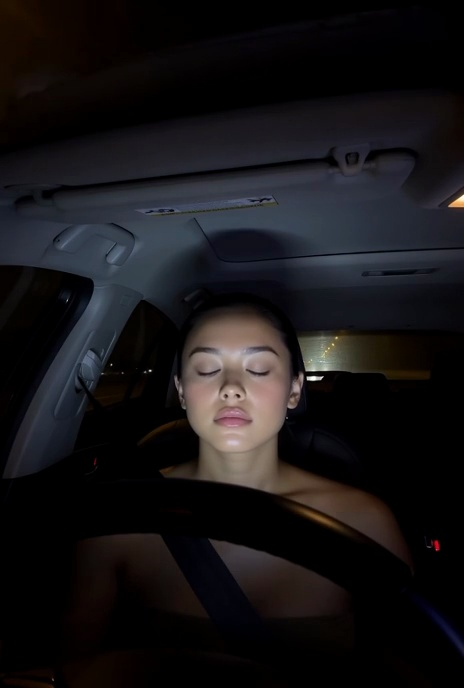
#> input picture Simuletic_DMS_Dataset/images/driver_full_sleep2_f10.jpg, 464 x 688 px
$ python -i eyes.py   (imports and definitions only)
#> lines starting #> are read from the running program, lines starting #| are printed output that depends on the picture
#> further down, picture is the input picture: shape (688, 464, 3); mean B, G, R 22.3, 20.5, 22.4
"""Live eye-state estimate for the dashboard: OpenCV Haar cascades + PERCLOS.

This is a DEMO tracker, not the trained model. It finds the largest face,
looks for eyes in the upper half of it, and calls the eyes "closed" when
none are found (the eye cascade rarely fires on a closed eye). Glasses,
side lighting and head turns all fool it; it is good enough to show the
live loop and to collect labelled frames for training the real model
(Raspberry/training).

PERCLOS is the fraction of time the eyes were closed over a sliding window.
The eye score sent to the ESP32 is 100 x (1 - PERCLOS): 100 = eyes open the
whole window, 0 = closed the whole window. The ESP32 maps that into its
alert score (alertness.h: 0.7 x eye + 0.3 x driving).

Pure parts (PerclosWindow, eye_score) need no OpenCV and are unit-tested.
"""

from __future__ import annotations

import collections
import logging
from dataclasses import dataclass, field
from pathlib import Path
from typing import Optional

log = logging.getLogger(__name__)

OPEN, CLOSED, NO_FACE = "open", "closed", "no_face"


# --------------------------------------------------------------------- pure
class PerclosWindow:
    """Time-weighted fraction of a sliding window spent with eyes closed.

    Samples without a face are ignored rather than counted as open or closed:
    looking away from the camera is not evidence either way.
    """

    def __init__(self, window_s: float = 10.0):
        self.window_s = window_s
        self._samples: collections.deque[tuple[float, bool]] = collections.deque()
        self._closed_since: Optional[float] = None

    def add(self, t: float, state: str) -> None:
        if state == NO_FACE:
            self._closed_since = None
        else:
            closed = state == CLOSED
            self._samples.append((t, closed))
            if closed and self._closed_since is None:
                self._closed_since = t
            elif not closed:
                self._closed_since = None
        while self._samples and t - self._samples[0][0] > self.window_s:
            self._samples.popleft()

    def perclos(self) -> Optional[float]:
        """0.0-1.0, or None when the window holds no face samples."""
        if not self._samples:
            return None
        return sum(c for _, c in self._samples) / len(self._samples)

    def closed_for(self, now: float) -> float:
        """Seconds the eyes have been continuously closed (0 if open)."""
        return 0.0 if self._closed_since is None else now - self._closed_since

    def coverage(self, now: float) -> float:
        """Seconds of the window that hold samples (for 'warming up')."""
        if not self._samples:
            return 0.0
        return min(self.window_s, now - self._samples[0][0])


def eye_score(perclos: Optional[float]) -> Optional[int]:
    """Eye score for the ESP32 (EYE:<n>): 100 = fully alert, 0 = eyes shut."""
    if perclos is None:
        return None
    return max(0, min(100, round(100 * (1.0 - perclos))))


# --------------------------------------------------------------- detection
Box = tuple[int, int, int, int]   # x, y, w, h in full-frame pixels


@dataclass
class EyeObservation:
    state: str
    face: Optional[Box] = None
    eyes: list[Box] = field(default_factory=list)


def _cascade_dirs() -> list[Path]:
    dirs = []
    try:
        import cv2
        if hasattr(cv2, "data"):
            dirs.append(Path(cv2.data.haarcascades))
    except ImportError:
        pass
    # Raspberry Pi OS python3-opencv (apt) has no cv2.data
    dirs += [Path("/usr/share/opencv4/haarcascades"), Path("/usr/share/opencv/haarcascades")]
    return dirs


def _load_cascade(name: str):
#> called with name = 'haarcascade_frontalface_default.xml'
    import cv2
    for d in _cascade_dirs():
        p = d / name
        if p.exists():
            c = cv2.CascadeClassifier(str(p))
            if not c.empty():
                return c
    raise FileNotFoundError(f"OpenCV cascade {name} not found in {[str(d) for d in _cascade_dirs()]}")


class EyeTracker:
    """Largest face, then eyes in its upper half. Works on BGR or RGB frames."""

    def __init__(self, work_width: int = 320, closed_frames: int = 2):
        import cv2
        self._cv2 = cv2
        self.work_width = work_width
        # Debounce: one missed detection is noise; N in a row is a closed eye.
        self.closed_frames = closed_frames
        self._misses = 0
        self._face = _load_cascade("haarcascade_frontalface_default.xml")
        # The eyeglasses variant copes better with glasses and is no slower.
        self._eye = _load_cascade("haarcascade_eye_tree_eyeglasses.xml")

    def process(self, frame) -> EyeObservation:
        cv2 = self._cv2
        h, w = frame.shape[:2]
#> h = 688; w = 464
        scale = self.work_width / float(w) if w > self.work_width else 1.0
#> scale = 0.69
        small = cv2.resize(frame, (int(w * scale), int(h * scale))) if scale != 1.0 else frame
        gray = cv2.cvtColor(small, cv2.COLOR_BGR2GRAY) if small.ndim == 3 else small
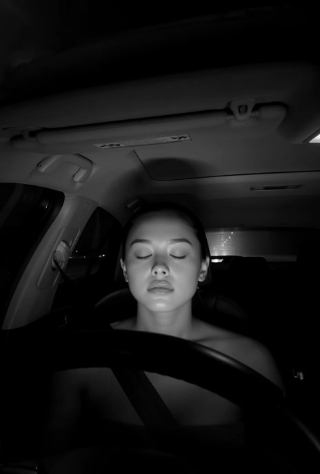
#> gray: shape (474, 320); min 0, max 254, mean 21.2
        gray = cv2.equalizeHist(gray)
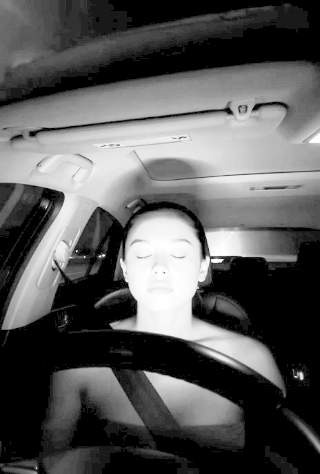
#> gray: shape (474, 320); min 0, max 255, mean 88.6

        faces = self._face.detectMultiScale(gray, scaleFactor=1.15, minNeighbors=5,
                                            minSize=(int(gray.shape[1] * 0.18),) * 2)
#> faces = [[119, 219, 91, 91]]
        if len(faces) == 0:
            self._misses = 0
            return EyeObservation(NO_FACE)

        fx, fy, fw, fh = max(faces, key=lambda f: f[2] * f[3])
#> fx = 119; fy = 219; fw = 91; fh = 91
        # Eyes sit in the upper ~55 % of the face box.
        roi = gray[fy + int(fh * 0.15): fy + int(fh * 0.58), fx: fx + fw]
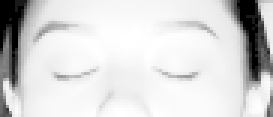
#> roi: shape (39, 91) (shown 3 times larger); min 0, max 255, mean 214.8
        eyes = self._eye.detectMultiScale(roi, scaleFactor=1.1, minNeighbors=6,
                                          minSize=(max(8, fw // 8),) * 2)
#> eyes = ()

        inv = 1.0 / scale
#> inv = 1.45
        face_box = (int(fx * inv), int(fy * inv), int(fw * inv), int(fh * inv))
#> face_box = (172, 317, 131, 131)
        eye_boxes = [(int((fx + ex) * inv), int((fy + int(fh * 0.15) + ey) * inv), int(ew * inv), int(eh * inv))
                     for ex, ey, ew, eh in eyes[:2]]
#> eye_boxes = []

        if len(eyes) > 0:
            self._misses = 0
            state = OPEN
        else:
            self._misses += 1
            state = CLOSED if self._misses >= self.closed_frames else OPEN
        return EyeObservation(state, face_box, eye_boxes)

>>> import cv2
>>> picture = cv2.imread('../../Simuletic_DMS_Dataset/images/driver_full_sleep2_f10.jpg')
>>> result = EyeTracker().process(picture)

$ run again, on Simuletic_DMS_Dataset/images/driver_full_sleep2_f100.jpg
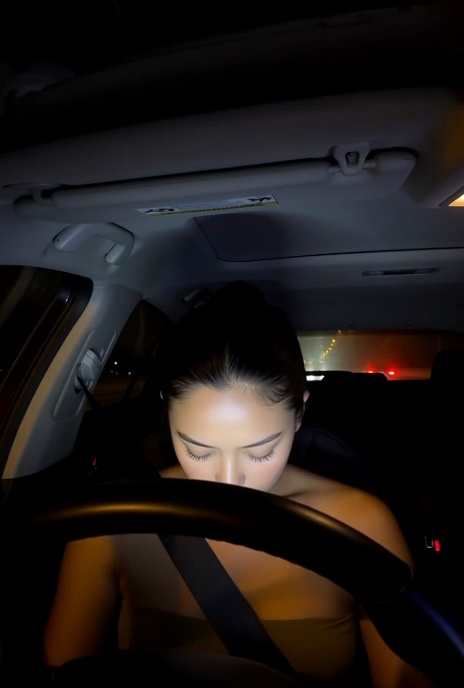
#> input picture Simuletic_DMS_Dataset/images/driver_full_sleep2_f100.jpg, 464 x 688 px
#> picture is the input picture: shape (688, 464, 3); mean B, G, R 23.3, 24.4, 29.3
#> in process, `gray = cv2.cvtColor(small, cv2.COLOR_BGR2GRAY) if small.ndim == 3 else..`:
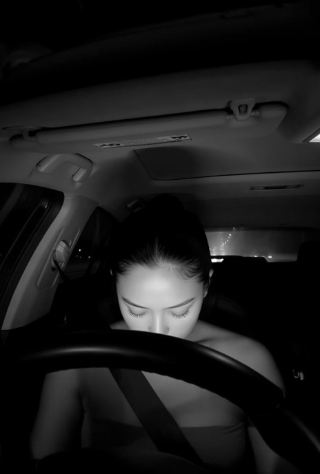
#> gray: shape (474, 320); min 0, max 253, mean 25.7
#> in process, `gray = cv2.equalizeHist(gray)`:
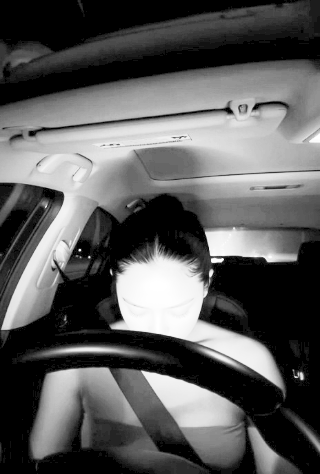
#> gray: shape (474, 320); min 0, max 255, mean 90.4
#> faces = ()
